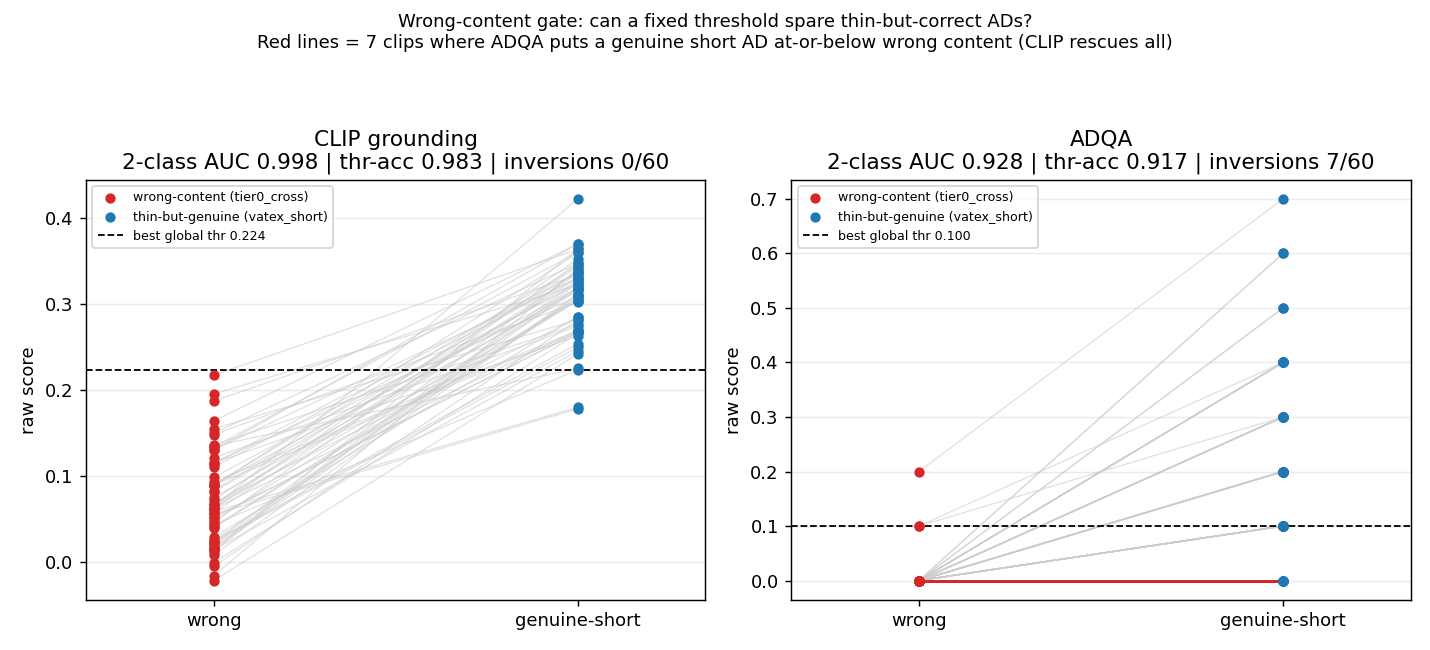

Source code (Python):
#!/usr/bin/env python3
"""Wrong-content vs thin-but-genuine confounder separability (round 71, claude)."""
import csv, json
from collections import defaultdict
from pathlib import Path
import matplotlib
matplotlib.use("Agg")
import matplotlib.pyplot as plt

ROOT = Path(__file__).resolve().parents[2]
CSV = ROOT / "cursor/output/external_ensemble_eval.csv"
RES = json.load(open(ROOT / "cursor/output/wrong_content_confounder.json"))

clips = defaultdict(dict)
for r in csv.DictReader(open(CSV)):
    clips[r["video_id"]][r["tier"]] = {"clip": float(r["clip_top3"]), "adqa": float(r["adqa_score"])}
C = list(clips)
adqa_fail = set(RES["complementarity"]["adqa_only_fails"])

fig, axes = plt.subplots(1, 2, figsize=(11, 5))
for ax, sig, title in [(axes[0], "clip", "CLIP grounding"), (axes[1], "adqa", "ADQA")]:
    cross = [clips[c]["tier0_cross"][sig] for c in C]
    short = [clips[c]["tier1_vatex_short"][sig] for c in C]
    s = RES["signals"][sig]
    for i, c in enumerate(C):
        bad = c in adqa_fail and sig == "adqa"
        ax.plot([0, 1], [cross[i], short[i]], "-",
                color="#d62728" if bad else "#cccccc", lw=1.6 if bad else 0.7,
                zorder=3 if bad else 1, alpha=0.95 if bad else 0.6)
    ax.scatter([0] * len(C), cross, c="#d62728", s=22, label="wrong-content (tier0_cross)", zorder=4)
    ax.scatter([1] * len(C), short, c="#1f77b4", s=22, label="thin-but-genuine (vatex_short)", zorder=4)
    ax.axhline(s["global_thr"], ls="--", color="black", lw=1,
               label=f"best global thr {s['global_thr']:.3f}")
    ax.set_xticks([0, 1]); ax.set_xticklabels(["wrong", "genuine-short"])
    ax.set_xlim(-0.35, 1.35)
    ax.set_title(f"{title}\n2-class AUC {s['two_class_auc']:.3f} | "
                 f"thr-acc {s['global_thr_acc']:.3f} | inversions {s['inversions']}/60")
    ax.set_ylabel("raw score")
    ax.legend(fontsize=7, loc="upper left")
    ax.grid(axis="y", alpha=0.25)

fig.suptitle("Wrong-content gate: can a fixed threshold spare thin-but-correct ADs?\n"
             "Red lines = 7 clips where ADQA puts a genuine short AD at-or-below wrong content (CLIP rescues all)",
             fontsize=10)
fig.tight_layout(rect=[0, 0, 1, 0.93])
out = ROOT / "output/charts/scenetwin_wrong_content_confounder.png"
fig.savefig(out, dpi=130)
print(f"wrote {out}")
